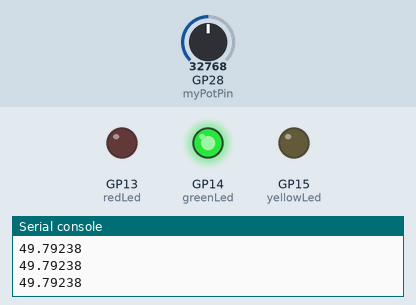
Recording of a program running on a simulated Raspberry Pi Pico running MicroPython. Parts: output pins drawn as LEDs (lit = HIGH), the last lines printed to the serial console. Inputs (shaded band) come from the test bench; at power-on: GP28 (myPotPin) = 32768 (analog values on the 0–65535 scale).

Above: at 1.2 s.
1.3 s: GP28 (myPotPin) set to 44912
2.8 s: GP28 (myPotPin) set to 46672
At 4.0 s:
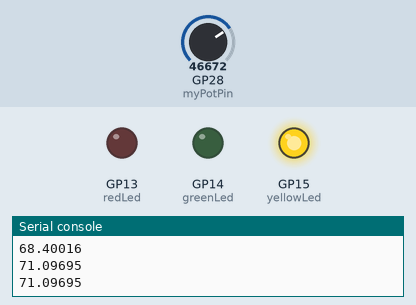
4.5 s: GP28 (myPotPin) set to 57808
6.0 s: GP28 (myPotPin) set to 58368
At 6.4 s:
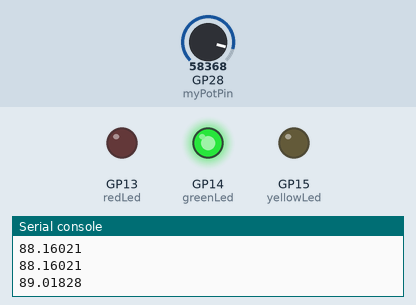
7.5 s: GP28 (myPotPin) set to 65535
At 8.7 s:
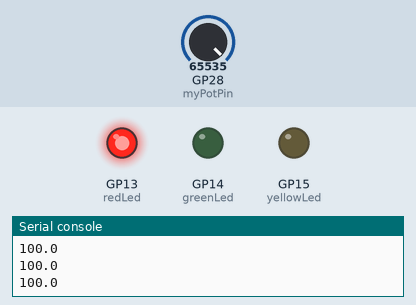
9.0 s: GP28 (myPotPin) set to 57670
At 9.9 s:
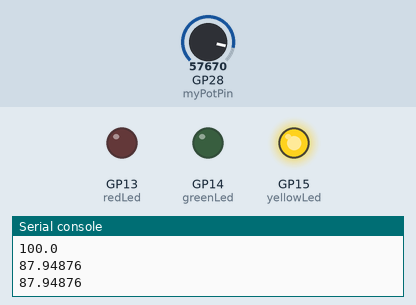
Timing chart, 0 to 11.5 s (numbered marks = the images above; inputs shaded):
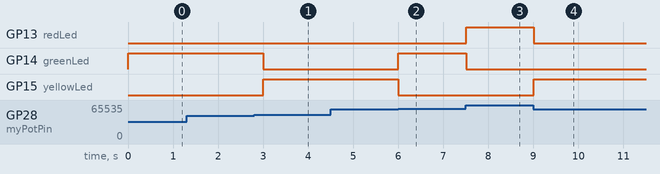

The program:

potentionMeter.py
```python
import machine
from time import sleep

redPin = 13
greenPin = 14
yellowPin = 15
redLed = machine.Pin(redPin, machine.Pin.OUT)
greenLed = machine.Pin(greenPin, machine.Pin.OUT)
yellowLed = machine.Pin(yellowPin, machine.Pin.OUT)
potPin = 28
myPotPin = machine.ADC(potPin)


def potLed(value):
    if (value >= 90 and value <= 100):
        redLed.on()
        greenLed.off()
        yellowLed.off()
    elif (value >= 70 and value <= 89):
        yellowLed.on()
        redLed.off()
        greenLed.off()
    else:
        greenLed.on()
        redLed.off()
        yellowLed.off()


while True:
    potVal = myPotPin.read_u16()
    # voltage = ((3.3 / 65263) * (potVal - 3.3))
    value = ((100 / 65263) * (potVal - 272))
    print(value)
    potLed(value)
    sleep(.5)
```

Measured:
- the behaviour switches between 45952 and 45968 on GP28 (myPotPin) (found by bisection; images 0 and 1)
- the behaviour switches between 58352 and 58368 on GP28 (myPotPin) (found by bisection; images 1 and 2)
- after the input at 2.8 s, GP14 (greenLed): HIGH → LOW after 0.20 s; GP15 (yellowLed): LOW → HIGH after 0.20 s
- after the input at 6.0 s, GP14 (greenLed): LOW → HIGH at once; GP15 (yellowLed): HIGH → LOW at once
- after the input at 7.5 s, GP13 (redLed): LOW → HIGH at once; GP14 (greenLed): HIGH → LOW at once
- after the input at 9.0 s, GP13 (redLed): HIGH → LOW at once; GP15 (yellowLed): LOW → HIGH at once
